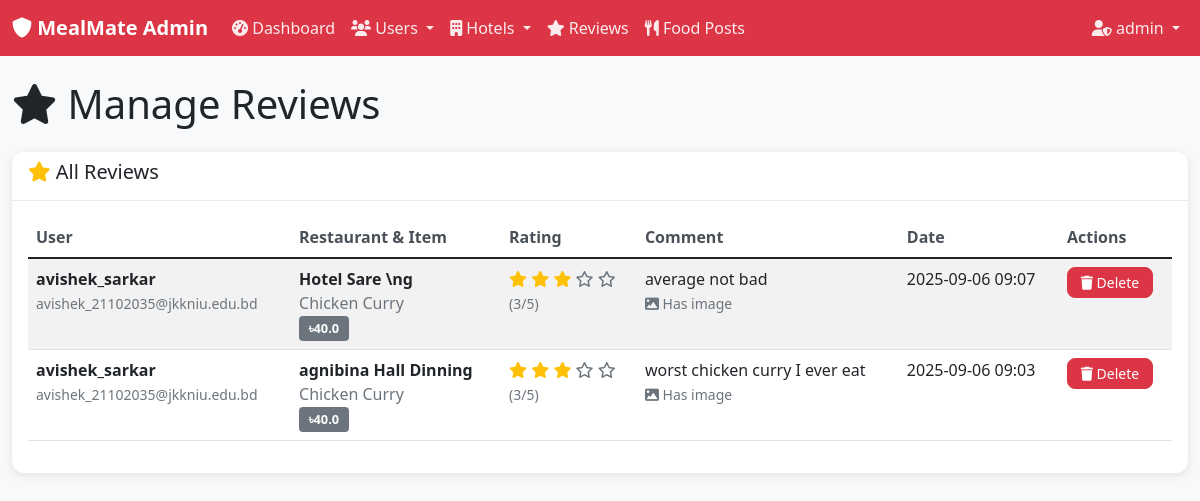
Before: /admin/reviews (signed in) with the older database file.
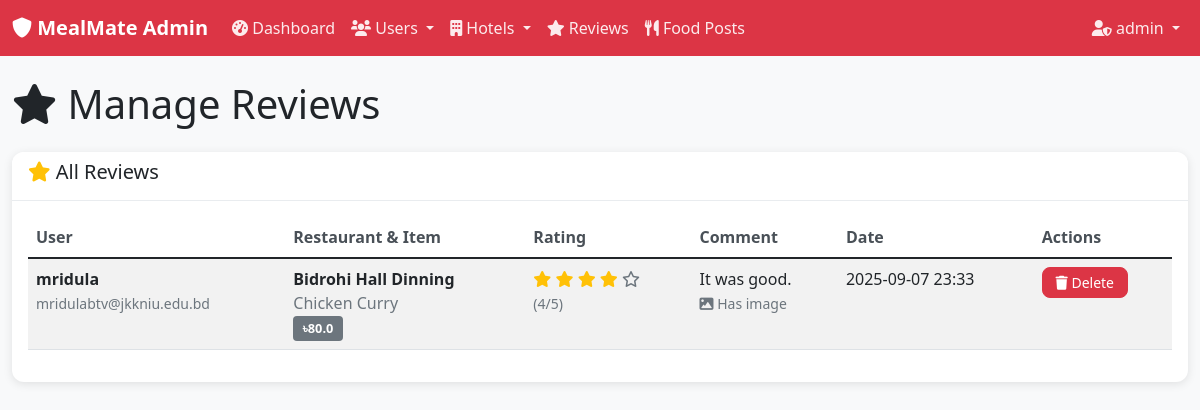
After: the same page with the newer database file.
### models.py (models this page shows, shortened)
class Admin(db.Model):
    __tablename__ = 'admins'
    id = db.Column(db.Integer, primary_key=True)
    username = db.Column(db.String(80), unique=True, nullable=False)
    email = db.Column(db.String(120), unique=True, nullable=False)
    password_hash = db.Column(db.String(255), nullable=False)
    created_at = db.Column(db.DateTime, default=datetime.utcnow)
    is_active = db.Column(db.Boolean, default=True)
    is_super_admin = db.Column(db.Boolean, default=False)

class Review(db.Model):
    __tablename__ = 'reviews'
    id = db.Column(db.Integer, primary_key=True)
    user_id = db.Column(db.Integer, db.ForeignKey('users.id'), nullable=False)
    menu_item_id = db.Column(db.Integer, db.ForeignKey('menu_items.id'), nullable=False)
    rating = db.Column(db.Integer, nullable=False)  # 1-5 stars
    comment = db.Column(db.Text, nullable=True)
    image_url = db.Column(db.String(255), nullable=True)
    created_at = db.Column(db.DateTime, default=datetime.utcnow)
    expires_at = db.Column(db.DateTime, default=lambda: datetime.utcnow() + timedelta(hours=24))
    __table_args__ = (
        db.CheckConstraint('rating >= 1 AND rating <= 5', name='valid_rating'),
        db.UniqueConstraint('user_id', 'menu_item_id', name='unique_user_review'),
    )

class User(db.Model):
    __tablename__ = 'users'
    id = db.Column(db.Integer, primary_key=True)
    username = db.Column(db.String(80), unique=True, nullable=False)
    reg_number = db.Column(db.String(20), unique=True, nullable=False)
    email = db.Column(db.String(120), unique=True, nullable=False)
    password_hash = db.Column(db.String(255), nullable=False)
    created_at = db.Column(db.DateTime, default=datetime.utcnow)
    is_active = db.Column(db.Boolean, default=True)
    is_approved = db.Column(db.Boolean, default=False)  # Admin approval required
    approved_by = db.Column(db.Integer, db.ForeignKey('admins.id'), nullable=True)
    approved_at = db.Column(db.DateTime, nullable=True)
    reviews = db.relationship('Review', backref='user', lazy=True, cascade='all, delete-orphan')
    food_posts = db.relationship('StudentFoodPost', backref='user', lazy=True, cascade='all, delete-orphan')

class HotelOwner(db.Model):
    __tablename__ = 'hotel_owners'
    id = db.Column(db.Integer, primary_key=True)
    username = db.Column(db.String(80), unique=True, nullable=False)
    email = db.Column(db.String(120), unique=True, nullable=False)
    password_hash = db.Column(db.String(255), nullable=False)
    hotel_name = db.Column(db.String(100), nullable=False)
    hotel_address = db.Column(db.Text, nullable=False)
    contact_number = db.Column(db.String(15), nullable=False)
    license_number = db.Column(db.String(50), nullable=True)
    is_verified = db.Column(db.Boolean, default=False)
    is_approved = db.Column(db.Boolean, default=False)  # Admin approval required
    approved_by = db.Column(db.Integer, db.ForeignKey('admins.id'), nullable=True)
    approved_at = db.Column(db.DateTime, nullable=True)
    created_at = db.Column(db.DateTime, default=datetime.utcnow)
    is_active = db.Column(db.Boolean, default=True)
    menu_items = db.relationship('MenuItem', backref='hotel_owner', lazy=True, cascade='all, delete-orphan')

class MenuItem(db.Model):
    __tablename__ = 'menu_items'
    id = db.Column(db.Integer, primary_key=True)
    hotel_owner_id = db.Column(db.Integer, db.ForeignKey('hotel_owners.id'), nullable=False)
    item_name = db.Column(db.String(100), nullable=False)
    description = db.Column(db.Text, nullable=True)
    price = db.Column(db.Float, nullable=False)
    category = db.Column(db.String(50), nullable=False)  # breakfast, lunch, dinner, snacks
    image_url = db.Column(db.String(255), nullable=True)
    is_available = db.Column(db.Boolean, default=True)
    created_at = db.Column(db.DateTime, default=datetime.utcnow)
    expires_at = db.Column(db.DateTime, default=lambda: datetime.utcnow() + timedelta(hours=24))
    reviews = db.relationship('Review', backref='menu_item', lazy=True, cascade='all, delete-orphan')

### app.py (the view)
    @app.route('/admin/reviews')
    def admin_reviews():
        if not require_admin_login():
            return redirect(url_for('admin_login'))
        reviews = Review.query.order_by(Review.created_at.desc()).all()
        return render_template('admin/reviews.html', reviews=reviews, current_admin=get_current_admin())

### templates/admin/reviews.html (shortened to what this page needs)
{% extends "admin/base.html" %}
{% block content %}
<div class="row">
    <div class="col-12">
        <h1 class="mb-4">
            <i class="fas fa-star"></i> Manage Reviews
        </h1>
    </div>
</div>
<div class="row">
    <div class="col-12">
        <div class="card">
            <div class="card-header">
                <h5><i class="fas fa-star text-warning"></i> All Reviews</h5>
            </div>
            <div class="card-body">
                {% if reviews %}
                <div class="table-responsive">
                    <table class="table table-striped">
                        <thead>
                            <tr>
                                <th>User</th>
                                <th>Restaurant & Item</th>
                                <th>Rating</th>
                                <th>Comment</th>
                                <th>Date</th>
                                <th>Actions</th>
                            </tr>
                        </thead>
                        <tbody>
                            {% for review in reviews %}
                            <tr id="review-{{ review.id }}">
                                <td>
                                    <strong>{{ review.user.username }}</strong><br>
                                    <small class="text-muted">{{ review.user.email }}</small>
                                </td>
                                <td>
                                    <strong>{{ review.menu_item.hotel_owner.hotel_name }}</strong><br>
                                    <span class="text-muted">{{ review.menu_item.item_name }}</span><br>
                                    <span class="badge bg-secondary">৳{{ review.menu_item.price }}</span>
                                </td>
                                <td>
                                    <div class="rating">
                                        {% for i in range(1, 6) %}
                                            {% if i <= review.rating %}
                                                <i class="fas fa-star text-warning"></i>
                                            {% else %}
                                                <i class="far fa-star text-muted"></i>
                                            {% endif %}
                                        {% endfor %}
                                        <br>
                                        <small class="text-muted">({{ review.rating }}/5)</small>
                                    </div>
                                </td>
                                <td>
                                    <div class="comment-preview">
                                        {% if review.comment|length > 100 %}
                                            {{ review.comment[:100] }}...
                                        {% else %}
                                            {{ review.comment }}
                                        {% endif %}
                                        {% if review.image_url %}
                                            <br><small class="text-muted"><i class="fas fa-image"></i> Has image</small>
                                        {% endif %}
                                    </div>
                                </td>
                                <td>{{ review.created_at.strftime('%Y-%m-%d %H:%M') }}</td>
                                <td>
                                    <button class="btn btn-danger btn-sm"
                                            onclick="deleteReview({{ review.id }}, '{{ review.user.username }}')">
                                        <i class="fas fa-trash"></i> Delete
                                    </button>
                                </td>
                            </tr>
                            {% endfor %}
                        </tbody>
                    </table>
                </div>
                {% else %}
                <div class="text-center py-5">
                    <i class="fas fa-star fa-3x text-muted mb-3"></i>
                    <h5 class="text-muted">No reviews found</h5>
                    <p class="text-muted">No reviews have been posted yet.</p>
                </div>
                {% endif %}
            </div>
        </div>
    </div>
</div>
{% endblock %}

### templates/admin/base.html (shortened to what this page needs)
<!DOCTYPE html>
<html lang="en">
<head>
    <link href="https://cdn.jsdelivr.net/npm/bootstrap@5.1.3/dist/css/bootstrap.min.css" rel="stylesheet">
    <link rel="stylesheet" href="https://cdnjs.cloudflare.com/ajax/libs/font-awesome/6.0.0/css/all.min.css">
    <link rel="stylesheet" href="{{ url_for('static', filename='css/admin.css') }}">
</head>
<body>
    <nav class="navbar navbar-expand-lg navbar-dark bg-danger">
        <div class="container-fluid">
            <a class="navbar-brand" href="{{ url_for('admin_dashboard') }}">
                <i class="fas fa-shield-alt"></i> MealMate Admin
            </a>
            <div class="collapse navbar-collapse" id="adminNavbar">
                <ul class="navbar-nav me-auto">
                    <li class="nav-item">
                        <a class="nav-link" href="{{ url_for('admin_dashboard') }}">
                            <i class="fas fa-tachometer-alt"></i> Dashboard
                        </a>
                    </li>
                    <li class="nav-item dropdown">
                        <a class="nav-link dropdown-toggle" href="#" id="usersDropdown" role="button" data-bs-toggle="dropdown">
                            <i class="fas fa-users"></i> Users
                        </a>
                    </li>
                    <li class="nav-item dropdown">
                        <a class="nav-link dropdown-toggle" href="#" id="hotelsDropdown" role="button" data-bs-toggle="dropdown">
                            <i class="fas fa-building"></i> Hotels
                        </a>
                    </li>
                    <li class="nav-item">
                        <a class="nav-link" href="{{ url_for('admin_reviews') }}">
                            <i class="fas fa-star"></i> Reviews
                        </a>
                    </li>
                    <li class="nav-item">
                        <a class="nav-link" href="{{ url_for('admin_food_posts') }}">
                            <i class="fas fa-utensils"></i> Food Posts
                        </a>
                    </li>
                </ul>
                <ul class="navbar-nav">
                    <li class="nav-item dropdown">
                        <a class="nav-link dropdown-toggle" href="#" id="adminDropdown" role="button" data-bs-toggle="dropdown">
                            <i class="fas fa-user-shield"></i>
                            {% if current_admin %}{{ current_admin.username }}{% else %}Admin{% endif %}
                        </a>
                    </li>
                </ul>
            </div>
        </div>
    </nav>
    <div class="container-fluid mt-4">
        {% block content %}{% endblock %}
    </div>
</body>
</html>

### static/css/admin.css (style rules this page uses)
body { background-color: #f8f9fa; }
.navbar-brand { font-weight: bold; }
.navbar-nav .nav-link { font-weight: 500; color: rgba(255, 255, 255, 0.9) !important; }
.card { border: none; border-radius: 12px; box-shadow: 0 2px 10px rgba(0, 0, 0, 0.1); margin-bottom: 1.5rem; }
.card-header { background-color: white; border-bottom: 1px solid #e9ecef; border-radius: 12px 12px 0 0 !important; font-weight: 600; }
.table th { font-weight: 600; color: #495057; border-top: none; }
.badge { font-size: 0.8rem; padding: 0.4rem 0.6rem; }
.btn { border-radius: 8px; font-weight: 500; }
.btn-sm { padding: 0.25rem 0.8rem; font-size: 0.875rem; }
.table-responsive { border-radius: 8px; }
.badge.bg-secondary { background-color: #6c757d !important; }

Changed rows visible on the page:
removed Review: user.username "avishek_sarkar", user.email "avishek_21102035@jkkniu.edu.bd", menu_item.hotel_owner.hotel_name "Hotel Sare \\ng", menu_item.item_name "Chicken Curry", menu_item.price "40.0", rating "3", comment "average not bad", shows "Has image", created_at "2025-09-06 09:07"
removed Review: user.username "avishek_sarkar", user.email "avishek_21102035@jkkniu.edu.bd", menu_item.hotel_owner.hotel_name "agnibina Hall Dinning", menu_item.item_name "Chicken Curry", menu_item.price "40.0", rating "3", comment "worst chicken curry I ever eat", shows "Has image", created_at "2025-09-06 09:03"
added Review: user.username "mridula", user.email "mridulabtv@jkkniu.edu.bd", menu_item.hotel_owner.hotel_name "Bidrohi Hall Dinning", menu_item.item_name "Chicken Curry", menu_item.price "80.0", rating "4", comment "It was good.", shows "Has image", created_at "2025-09-07 23:33"
